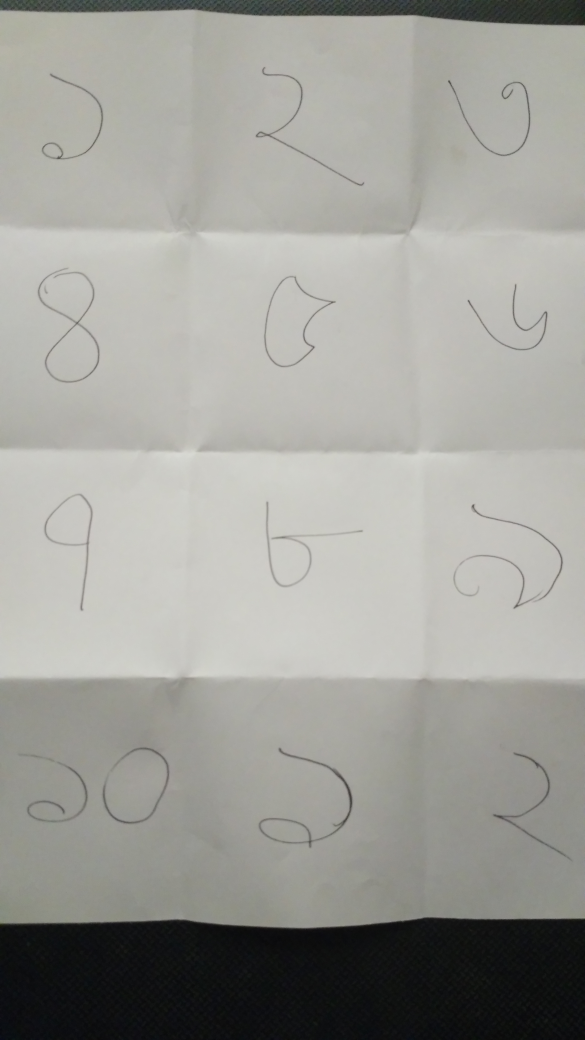
#> input picture bn.jpg, 2340 x 4160 px (shown at 1/4 size)
$ python 5.py
#> lines starting #> are read from the running program, lines starting #| are printed output that depends on the picture
import matplotlib.pyplot as plt

img=plt.imread('bn.jpg')
#> img is the input picture: shape (4160, 2340, 3); mean R, G, B 158.1, 158, 152.5
plt.imshow(img[130:3550,:])
plt.show()
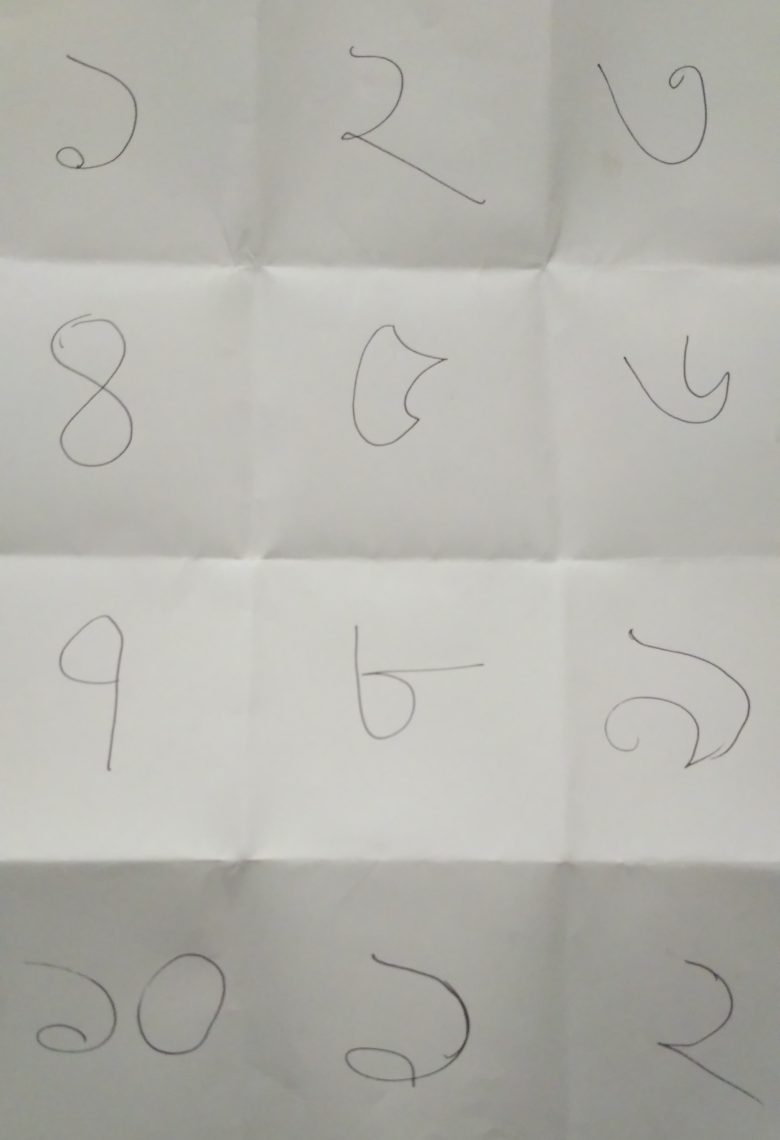
#> shown: shape (3420, 2340, 3) (shown at 1/3 size); mean R, G, B 180, 179.6, 173.4

# plt.imsave('numb/img1.jpg',img1,)

$ run again, with num.jpg copied over bn.jpg
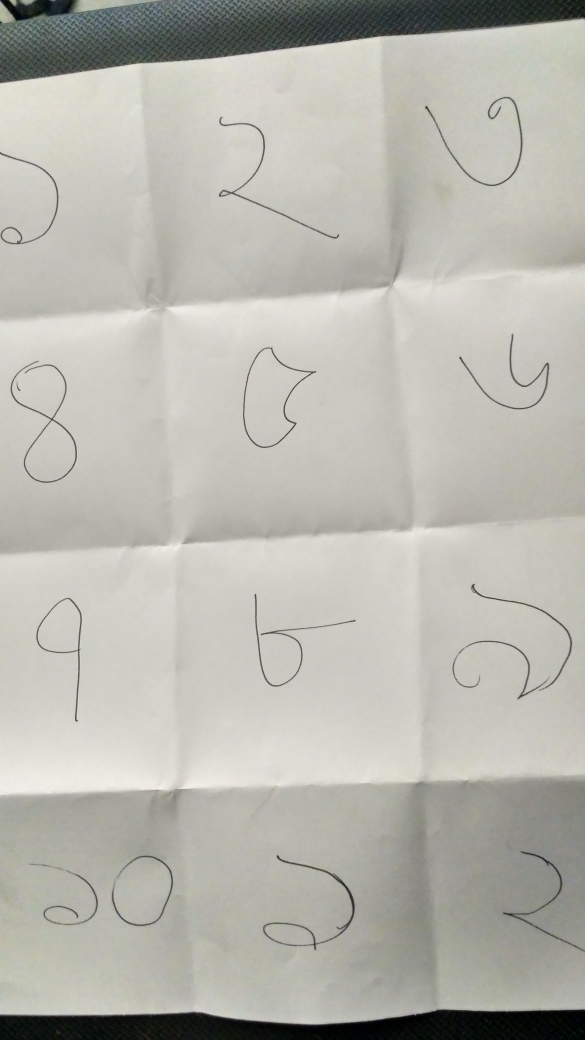
#> input picture num.jpg, 2340 x 4160 px (shown at 1/4 size)
#> img is the input picture: shape (4160, 2340, 3); mean R, G, B 183.7, 183, 175
#> `plt.show()`:
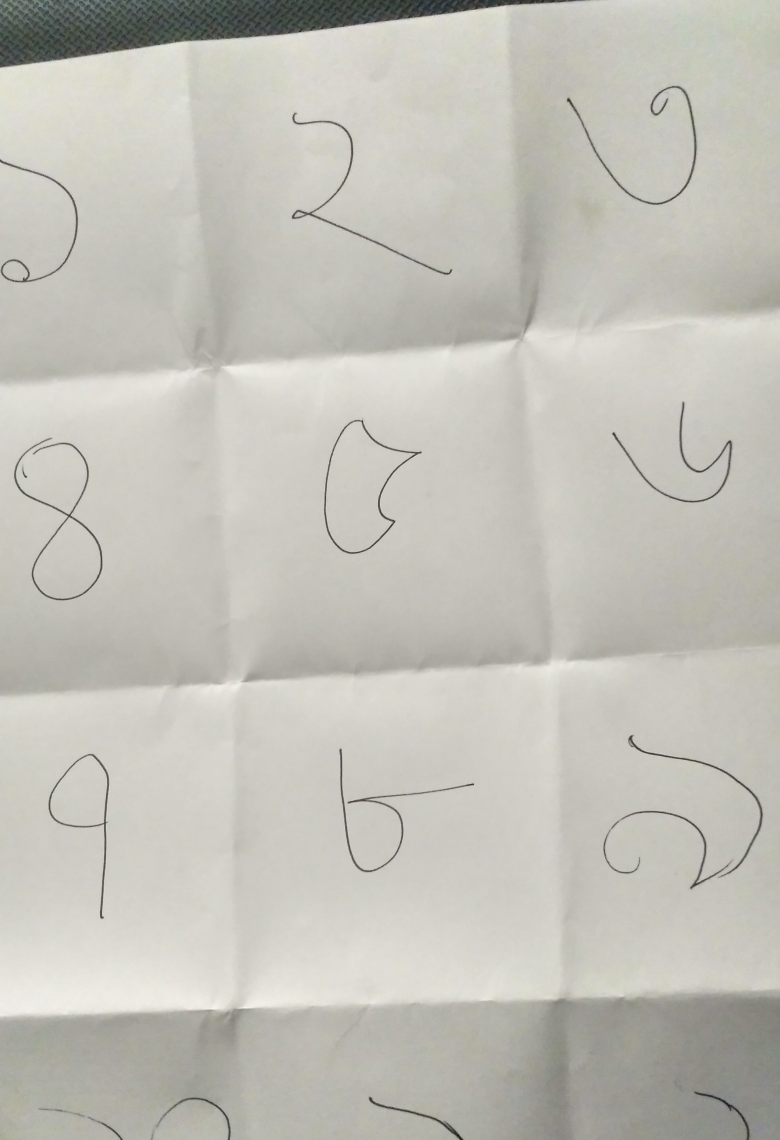
#> shown: shape (3420, 2340, 3) (shown at 1/3 size); mean R, G, B 194.3, 193, 184.9
